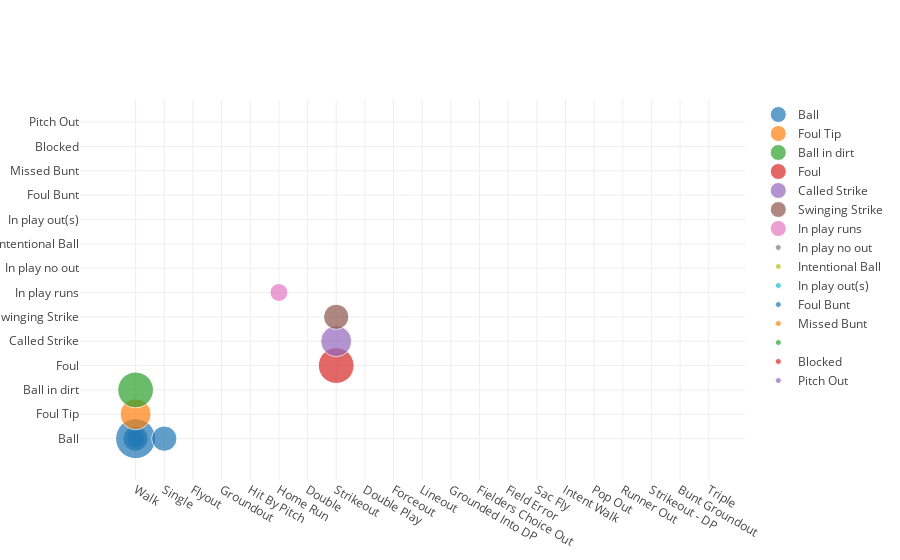

The cell this chart's notebook holds for it:
### Markdown cell above
# Relationship between striking event and game event

### Code cell
size = [20, 40, 60, 80, 100, 80, 60, 40, 20, 40]
data = [dict(
  type = 'scatter',
  x = Joey_Votto['event'],
  y = Joey_Votto['code'],
  mode='markers',
    marker=dict(
        size=size,
        sizemode='area',
        sizeref=2.*max(size)/(40.**2),
        sizemin=4
    ),
    transforms = [dict(
        type = 'groupby',
        groups = Joey_Votto['code'],
   
  )]
)]

py.iplot({'data': data}, validate=False)

### Figure 1 — Plotly figure (JSON) as saved in the notebook; plotly's stock layout.template omitted (floating-point values rounded to 4 significant figures; data arrays with more than 128 entries replaced by an {"elided": "..."} marker saying what was removed)
{"data": [{"marker": {"size": [20, 40, 60, 80, 100, 80, 60, 40, 20, 40], "sizemin": 4, "sizemode": "area", "sizeref": 0.125}, "mode": "markers", "transforms": [{"groups": {"elided": "4414 str values"}, "type": "groupby"}], "type": "scatter", "x": {"elided": "4414 str values"}, "y": {"elided": "4414 str values"}}], "layout": {}}
